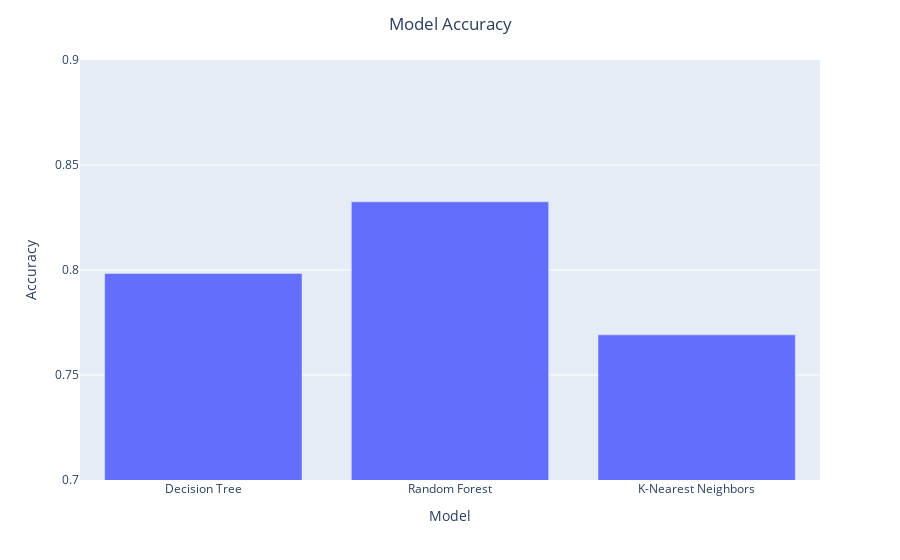

The cell this chart's notebook holds for it:
### Code cell
acc_fig = px.bar(mod_comp, x = 'Model', y = 'Accuracy')
acc_fig.update_layout(yaxis = dict(range = [0.7, 0.9]), title = 'Model Accuracy', title_x = 0.5)
acc_fig

### Figure 1 — Plotly figure (JSON) as saved in the notebook; plotly's stock layout.template omitted (floating-point values rounded to 4 significant figures)
{"data": [{"alignmentgroup": "True", "hovertemplate": "Model=%{x}<br>Accuracy=%{y}<extra></extra>", "legendgroup": "", "marker": {"color": "#636efa", "pattern": {"shape": ""}}, "name": "", "offsetgroup": "", "orientation": "v", "showlegend": false, "textposition": "auto", "type": "bar", "x": ["Decision Tree", "Random Forest", "K-Nearest Neighbors"], "xaxis": "x", "y": [0.7983, 0.8325, 0.7691], "yaxis": "y"}], "layout": {"autosize": true, "barmode": "relative", "legend": {"tracegroupgap": 0}, "margin": {"t": 60}, "title": {"text": "Model Accuracy", "x": 0.5}, "xaxis": {"anchor": "y", "autorange": true, "domain": [0, 1], "range": [-0.5, 2.5], "title": {"text": "Model"}, "type": "category"}, "yaxis": {"anchor": "x", "domain": [0, 1], "range": [0.7, 0.9], "title": {"text": "Accuracy"}, "type": "linear"}}}
